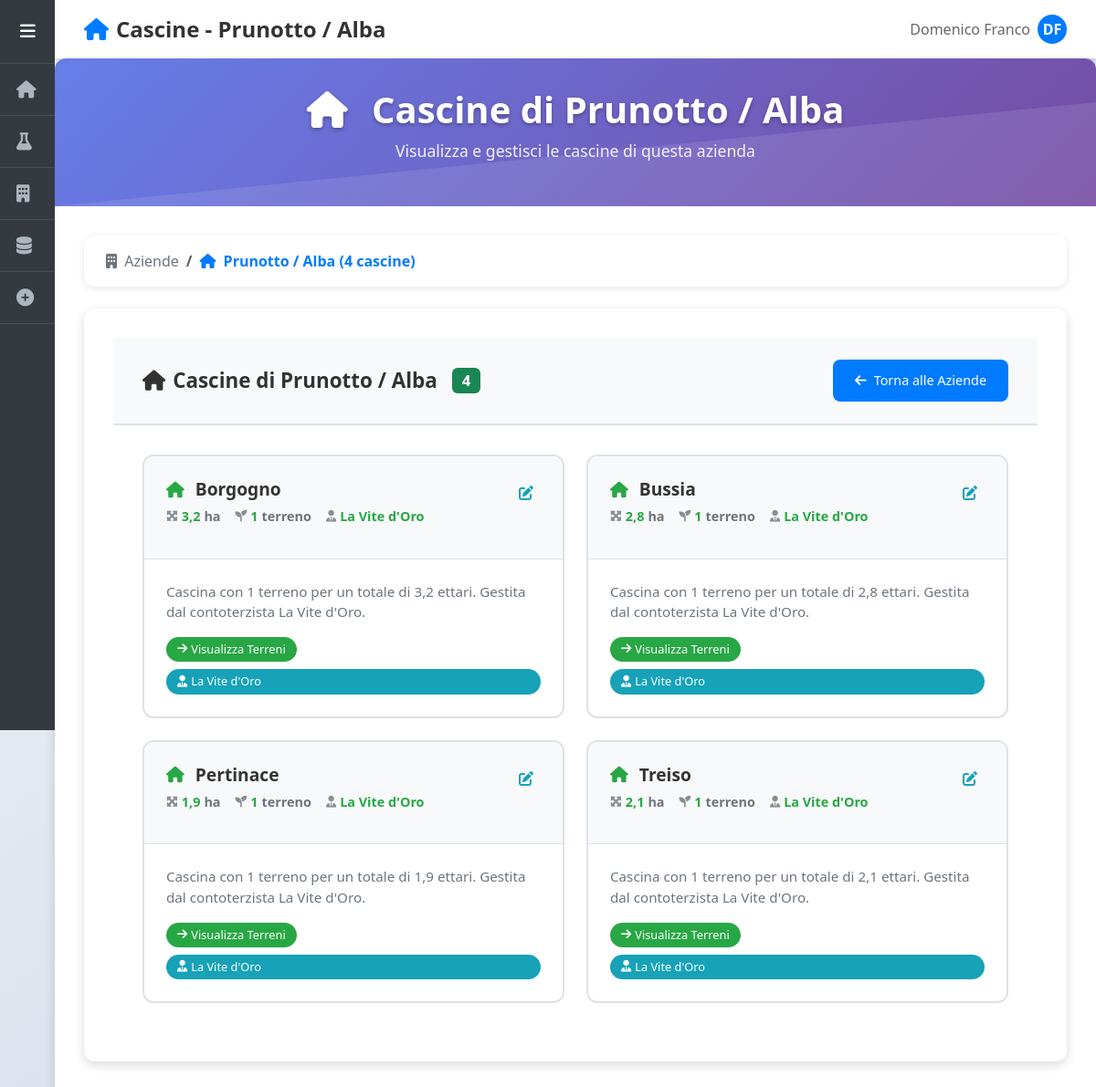
Page /aziende/193/cascine/ on the committed database.
### domenico/models.py (models this page shows, shortened)
class Cliente(models.Model):
    nome = models.CharField(max_length=200)
    creato_il = models.DateTimeField(auto_now_add=True)

class Contoterzista(models.Model):
    nome = models.CharField(max_length=200)
    email = models.EmailField(blank=True)
    class Meta:
        verbose_name = "Contoterzista"
        verbose_name_plural = "Contoterzisti"

class Cascina(models.Model):
    nome = models.CharField(max_length=200)
    cliente = models.ForeignKey(Cliente, on_delete=models.CASCADE, related_name='cascine')
    contoterzista = models.ForeignKey(
        Contoterzista,
        on_delete=models.SET_NULL,
        null=True,
        blank=True,
        related_name='cascine',
        help_text="Contoterzista responsabile per questa cascina (opzionale)"
    )

### domenico/views.py (the view)
# urls.py: path('aziende/<int:cliente_id>/cascine/', views.aziende_cascine, name='aziende_cascine'),
def aziende_cascine(request, cliente_id):
    from django.db.models import Sum, Count, Q
    from django.db.models.functions import Lower
    search_query = request.GET.get('search', '').strip()
    cliente = get_object_or_404(Cliente, id=cliente_id)
    cascine = cliente.cascine.prefetch_related(
        'terreni', 'contoterzista'
    ).annotate(
        superficie_totale=Sum('terreni__superficie')
    )
    if search_query:
        cascine = cascine.filter(
            nome__icontains=search_query
        )
    cascine = cascine.order_by(Lower('nome'))
    cascine_data = []
    for cascina in cascine:
        cascina_dict = {
            'id': cascina.id,
            'nome': cascina.nome,
            'superficie_totale': cascina.superficie_totale or 0,
            'terreni_count': cascina.terreni.count(),
            'contoterzista': cascina.contoterzista,
            'terreni': list(cascina.terreni.all().order_by(Lower('nome')))
        }
        cascine_data.append(cascina_dict)
    context = {
        'cliente': cliente,
        'cascine_data': cascine_data,
        'search_query': search_query,
        'total_count': len(cascine_data),
        'breadcrumb_level': 'cascine'
    }
    return render(request, 'aziende_cascine.html', context)

### domenico/templates/aziende_cascine.html (shortened to what this page needs)
{% extends 'base.html' %}
{% load aziende_extras %}
{% block page_title %}Cascine - {{ cliente.nome }}{% endblock %}
{% block page_icon %}<i class="fas fa-home"></i>{% endblock %}
{% block content %}
<div class="page-header">
    <div class="page-header-content">
        <h1>
            <i class="fas fa-home me-3"></i>
            Cascine di {{ cliente.nome }}
        </h1>
        <p>Visualizza e gestisci le cascine di questa azienda</p>
    </div>
</div>
<div class="breadcrumb-container">
    <nav aria-label="breadcrumb">
        <ol class="breadcrumb">
            <li class="breadcrumb-item">
                <a href="{% url 'aziende' %}">
                    <i class="fas fa-building me-1"></i>
                    Aziende
                </a>
            </li>
            <li class="breadcrumb-item active">
                <i class="fas fa-home me-1"></i>
                {{ cliente.nome }} ({{ cascine_data|length }} cascin{{ cascine_data|length|pluralize:"a,e" }})
            </li>
        </ol>
    </nav>
</div>
<div class="content-area">
    <div class="content-header">
        <h2 class="content-title">
            <i class="fas fa-home"></i>
            Cascine di {{ cliente.nome }}
            <span class="badge bg-success ms-2">{{ cascine_data|length }}</span>
        </h2>
        <a href="{% url 'aziende' %}" class="back-button">
            <i class="fas fa-arrow-left"></i>
            Torna alle Aziende
        </a>
    </div>
    <div class="items-grid">
        {% for cascina in cascine_data %}
        <div class="item-card clickable" onclick="navigateToTerreni({{ cascina.id }}, '{{ cascina.nome|escapejs }}')">
            <div class="item-header">
                <div class="item-title">
                    <div class="item-title-content">
                        <div class="item-title-text">
                            <i class="fas fa-home item-icon"></i>
                            <span>{{ cascina.nome }}</span>
                        </div>
                        <div class="item-stats">
                            <div class="stat-item">
                                <i class="fas fa-expand-arrows-alt stat-icon"></i>
                                <span class="stat-value">{{ cascina.superficie_totale|floatformat:1 }}</span> ha
                            </div>
                            <div class="stat-item">
                                <i class="fas fa-seedling stat-icon"></i>
                                <span class="stat-value">{{ cascina.terreni_count }}</span> terren{{ cascina.terreni_count|pluralize:"o,i" }}
                            </div>
                            {% if cascina.contoterzista %}
                            <div class="stat-item">
                                <i class="fas fa-user-tie stat-icon"></i>
                                <span class="stat-value">{{ cascina.contoterzista.nome }}</span>
                            </div>
                            {% endif %}
                        </div>
                    </div>
                    <i class="fas fa-edit edit-icon" onclick="editItem(event, {{ cascina.id }}, 'cascina', '{{ cascina.nome|escapejs }}')" title="Modifica cascina"></i>
                </div>
            </div>
            <div class="item-content">
                <div class="item-description">
                    Cascina con {{ cascina.terreni_count }} terren{{ cascina.terreni_count|pluralize:"o,i" }} per un totale di {{ cascina.superficie_totale|floatformat:1 }} ettari.
                    {% if cascina.contoterzista %}
                        Gestita dal contoterzista {{ cascina.contoterzista.nome }}.
                    {% else %}
                        Nessun contoterzista assegnato.
                    {% endif %}
                </div>
                <div class="item-badge">
                    <i class="fas fa-arrow-right"></i>
                    Visualizza Terreni
                </div>
                {% if cascina.contoterzista %}
                <div class="contoterzista-badge">
                    <i class="fas fa-user-tie"></i>
                    {{ cascina.contoterzista.nome }}
                </div>
                {% endif %}
            </div>
        </div>
        {% empty %}
        <div class="empty-state">
            <i class="fas fa-home"></i>
            <h4>Nessuna Cascina Trovata</h4>
            <p>L'azienda "{{ cliente.nome }}" non ha ancora cascine associate.</p>
        </div>
        {% endfor %}
    </div>
</div>
{% endblock %}

### domenico/templates/base.html (style rules this page uses)
:root { --sidebar-width: 60px; --sidebar-expanded-width: 200px; --sidebar-bg: #343a40; --sidebar-hover: #495057; --primary-color: #007bff; }
body { background-color: #f8f9fa; font-family: 'Segoe UI', Tahoma, Geneva, Verdana, sans-serif; }
.page-title i { margin-right: 0.5rem; color: var(--primary-color); }
.content-area { padding: 2rem; }

### rows in the picture
Cliente: nome "Prunotto / Alba"
Contoterzista: nome "Borgogno", superficie_totale "3,2", terreni_count "1", contoterzista.nome "La Vite d'Oro", nome "Bussia", superficie_totale "2,8", nome "Pertinace", superficie_totale "1,9", nome "Treiso", superficie_totale "2,1"

### other values in the picture
{{ cascine_data|length }} "4"
